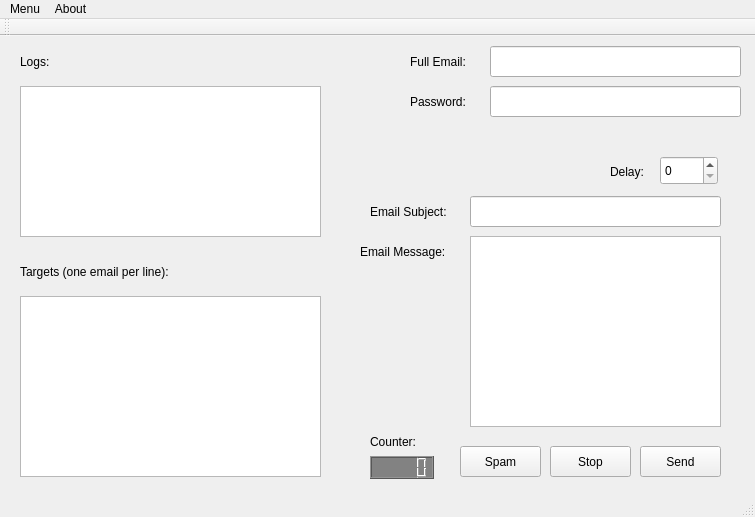
<?xml version="1.0" encoding="UTF-8"?>
<ui version="4.0">
 <class>MainWindow</class>
 <widget class="QMainWindow" name="MainWindow">
  <property name="geometry">
   <rect>
    <x>0</x>
    <y>0</y>
    <width>755</width>
    <height>517</height>
   </rect>
  </property>
  <property name="sizePolicy">
   <sizepolicy hsizetype="Ignored" vsizetype="Ignored">
    <horstretch>0</horstretch>
    <verstretch>0</verstretch>
   </sizepolicy>
  </property>
  <property name="windowTitle">
   <string>SimpleEmail_SpamBot</string>
  </property>
  <widget class="QWidget" name="centralwidget">
   <property name="focusPolicy">
    <enum>Qt::ClickFocus</enum>
   </property>
   <widget class="QPushButton" name="pushButton">
    <property name="geometry">
     <rect>
      <x>460</x>
      <y>410</y>
      <width>81</width>
      <height>31</height>
     </rect>
    </property>
    <property name="text">
     <string>Spam</string>
    </property>
   </widget>
   <widget class="QLCDNumber" name="lcdNumber">
    <property name="geometry">
     <rect>
      <x>370</x>
      <y>420</y>
      <width>64</width>
      <height>23</height>
     </rect>
    </property>
    <property name="font">
     <font>
      <weight>75</weight>
      <bold>true</bold>
      <kerning>true</kerning>
     </font>
    </property>
    <property name="styleSheet">
     <string notr="true">QLCDNumber {
    color: rgb(0, 0, 127);
    background-color: rgb(130, 130, 130);
}</string>
    </property>
   </widget>
   <widget class="QSpinBox" name="spinBox">
    <property name="geometry">
     <rect>
      <x>660</x>
      <y>120</y>
      <width>58</width>
      <height>29</height>
     </rect>
    </property>
   </widget>
   <widget class="QLineEdit" name="lineEdit">
    <property name="geometry">
     <rect>
      <x>470</x>
      <y>160</y>
      <width>251</width>
      <height>31</height>
     </rect>
    </property>
   </widget>
   <widget class="QTextEdit" name="textEdit">
    <property name="geometry">
     <rect>
      <x>470</x>
      <y>200</y>
      <width>251</width>
      <height>191</height>
     </rect>
    </property>
   </widget>
   <widget class="QLabel" name="label">
    <property name="geometry">
     <rect>
      <x>610</x>
      <y>120</y>
      <width>51</width>
      <height>31</height>
     </rect>
    </property>
    <property name="text">
     <string>Delay:</string>
    </property>
   </widget>
   <widget class="QLabel" name="label_2">
    <property name="geometry">
     <rect>
      <x>370</x>
      <y>160</y>
      <width>101</width>
      <height>31</height>
     </rect>
    </property>
    <property name="text">
     <string>Email Subject:</string>
    </property>
   </widget>
   <widget class="QPlainTextEdit" name="plainTextEdit">
    <property name="geometry">
     <rect>
      <x>20</x>
      <y>260</y>
      <width>301</width>
      <height>181</height>
     </rect>
    </property>
    <property name="plainText">
     <string/>
    </property>
    <property name="overwriteMode">
     <bool>true</bool>
    </property>
    <property name="textInteractionFlags">
     <set>Qt::LinksAccessibleByKeyboard|Qt::LinksAccessibleByMouse|Qt::TextBrowserInteraction|Qt::TextEditable|Qt::TextEditorInteraction|Qt::TextSelectableByKeyboard|Qt::TextSelectableByMouse</set>
    </property>
    <property name="backgroundVisible">
     <bool>false</bool>
    </property>
    <property name="centerOnScroll">
     <bool>false</bool>
    </property>
   </widget>
   <widget class="QLabel" name="label_3">
    <property name="geometry">
     <rect>
      <x>360</x>
      <y>200</y>
      <width>101</width>
      <height>31</height>
     </rect>
    </property>
    <property name="text">
     <string>Email Message:</string>
    </property>
   </widget>
   <widget class="QLabel" name="label_4">
    <property name="geometry">
     <rect>
      <x>370</x>
      <y>390</y>
      <width>61</width>
      <height>31</height>
     </rect>
    </property>
    <property name="text">
     <string>Counter:</string>
    </property>
   </widget>
   <widget class="QTextBrowser" name="textBrowser">
    <property name="geometry">
     <rect>
      <x>20</x>
      <y>50</y>
      <width>301</width>
      <height>151</height>
     </rect>
    </property>
    <property name="font">
     <font>
      <family>Monospace</family>
      <pointsize>11</pointsize>
     </font>
    </property>
    <property name="html">
     <string>&lt;!DOCTYPE HTML PUBLIC &quot;-//W3C//DTD HTML 4.0//EN&quot; &quot;http://www.w3.org/TR/REC-html40/strict.dtd&quot;&gt;
&lt;html&gt;&lt;head&gt;&lt;meta name=&quot;qrichtext&quot; content=&quot;1&quot; /&gt;&lt;style type=&quot;text/css&quot;&gt;
p, li { white-space: pre-wrap; }
&lt;/style&gt;&lt;/head&gt;&lt;body style=&quot; font-family:'Monospace'; font-size:11pt; font-weight:400; font-style:normal;&quot;&gt;
&lt;p style=&quot;-qt-paragraph-type:empty; margin-top:16px; margin-bottom:12px; margin-left:0px; margin-right:0px; -qt-block-indent:0; text-indent:0px; font-family:'Sans'; font-size:10pt;&quot;&gt;&lt;br /&gt;&lt;/p&gt;&lt;/body&gt;&lt;/html&gt;</string>
    </property>
   </widget>
   <widget class="QLabel" name="label_5">
    <property name="geometry">
     <rect>
      <x>20</x>
      <y>220</y>
      <width>191</width>
      <height>31</height>
     </rect>
    </property>
    <property name="text">
     <string>Targets (one email per line):</string>
    </property>
   </widget>
   <widget class="QLabel" name="label_6">
    <property name="geometry">
     <rect>
      <x>20</x>
      <y>10</y>
      <width>51</width>
      <height>31</height>
     </rect>
    </property>
    <property name="text">
     <string>Logs:</string>
    </property>
   </widget>
   <widget class="QPushButton" name="pushButton_3">
    <property name="geometry">
     <rect>
      <x>550</x>
      <y>410</y>
      <width>81</width>
      <height>31</height>
     </rect>
    </property>
    <property name="text">
     <string>Stop</string>
    </property>
   </widget>
   <widget class="QPushButton" name="pushButton_4">
    <property name="geometry">
     <rect>
      <x>640</x>
      <y>410</y>
      <width>81</width>
      <height>31</height>
     </rect>
    </property>
    <property name="text">
     <string>Send</string>
    </property>
   </widget>
   <widget class="QLineEdit" name="lineEdit_2">
    <property name="geometry">
     <rect>
      <x>490</x>
      <y>10</y>
      <width>251</width>
      <height>31</height>
     </rect>
    </property>
   </widget>
   <widget class="QLineEdit" name="lineEdit_3">
    <property name="geometry">
     <rect>
      <x>490</x>
      <y>50</y>
      <width>251</width>
      <height>31</height>
     </rect>
    </property>
    <property name="echoMode">
     <enum>QLineEdit::Password</enum>
    </property>
   </widget>
   <widget class="QLabel" name="label_7">
    <property name="geometry">
     <rect>
      <x>410</x>
      <y>10</y>
      <width>71</width>
      <height>31</height>
     </rect>
    </property>
    <property name="text">
     <string>Full Email:</string>
    </property>
   </widget>
   <widget class="QLabel" name="label_8">
    <property name="geometry">
     <rect>
      <x>410</x>
      <y>50</y>
      <width>71</width>
      <height>31</height>
     </rect>
    </property>
    <property name="text">
     <string>Password:</string>
    </property>
   </widget>
  </widget>
  <widget class="QMenuBar" name="menubar">
   <property name="geometry">
    <rect>
     <x>0</x>
     <y>0</y>
     <width>755</width>
     <height>25</height>
    </rect>
   </property>
   <widget class="QMenu" name="menuMenu">
    <property name="title">
     <string>Menu</string>
    </property>
    <addaction name="actionQuit"/>
   </widget>
   <widget class="QMenu" name="menuAbout">
    <property name="title">
     <string>About</string>
    </property>
    <addaction name="actionVersion"/>
    <addaction name="actionCheck_for_Updates"/>
    <addaction name="actionHelp"/>
   </widget>
   <addaction name="menuMenu"/>
   <addaction name="menuAbout"/>
  </widget>
  <widget class="QStatusBar" name="statusbar"/>
  <widget class="QToolBar" name="toolBar">
   <property name="windowTitle">
    <string>toolBar</string>
   </property>
   <attribute name="toolBarArea">
    <enum>TopToolBarArea</enum>
   </attribute>
   <attribute name="toolBarBreak">
    <bool>false</bool>
   </attribute>
  </widget>
  <action name="actionQuit">
   <property name="text">
    <string>Quit</string>
   </property>
  </action>
  <action name="actionVersion">
   <property name="text">
    <string>Version</string>
   </property>
  </action>
  <action name="actionCheck_for_Updates">
   <property name="text">
    <string>Check for Updates</string>
   </property>
  </action>
  <action name="actionHelp">
   <property name="text">
    <string>Help</string>
   </property>
  </action>
  <action name="actionRepo">
   <property name="text">
    <string>Repo</string>
   </property>
  </action>
  <action name="actionExit">
   <property name="text">
    <string>Exit</string>
   </property>
  </action>
 </widget>
 <resources/>
 <connections/>
</ui>
